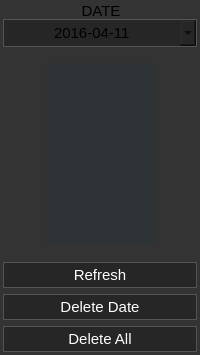
         <widget class="QGroupBox" name="imageDateGroupBox">
          <property name="minimumSize">
           <size>
            <width>150</width>
            <height>0</height>
           </size>
          </property>
          <property name="maximumSize">
           <size>
            <width>200</width>
            <height>16777215</height>
           </size>
          </property>
          <property name="font">
           <font>
            <pointsize>11</pointsize>
           </font>
          </property>
          <property name="styleSheet">
           <string notr="true">background-color: #333333;
border: 1px solid #333333;
border-top: 10px solid #333333;</string>
          </property>
          <property name="title">
           <string>DATE</string>
          </property>
          <property name="alignment">
           <set>Qt::AlignCenter</set>
          </property>
          <layout class="QGridLayout" name="gridLayout_8">
           <property name="leftMargin">
            <number>2</number>
           </property>
           <property name="topMargin">
            <number>9</number>
           </property>
           <property name="rightMargin">
            <number>2</number>
           </property>
           <property name="bottomMargin">
            <number>2</number>
           </property>
           <item row="8" column="0">
            <widget class="QPushButton" name="deleteAllSnapshotsButton">
             <property name="font">
              <font>
               <pointsize>11</pointsize>
              </font>
             </property>
             <property name="toolTip">
              <string>Delete All Snapshots</string>
             </property>
             <property name="styleSheet">
              <string notr="true">QPushButton {
	background-color: #262626;
	color: #ffffff;
	border: 1px solid #555555;
	padding: 3px;
}
QPushButton::pressed {
	background-color: #888888;
	color: #262626;
}</string>
             </property>
             <property name="text">
              <string>Delete All</string>
             </property>
             <property name="icon">
              <iconset>
               <normaloff>icons/delete_red.png</normaloff>icons/delete_red.png</iconset>
             </property>
            </widget>
           </item>
           <item row="6" column="0">
            <widget class="QPushButton" name="refreshSnapshotsButton">
             <property name="font">
              <font>
               <pointsize>11</pointsize>
              </font>
             </property>
             <property name="toolTip">
              <string>Refresh</string>
             </property>
             <property name="styleSheet">
              <string notr="true">QPushButton {
	background-color: #262626;
	color: #ffffff;
	border: 1px solid #555555;
	padding: 3px;
}
QPushButton::pressed {
	background-color: #888888;
	color: #262626;
}</string>
             </property>
             <property name="text">
              <string>Refresh</string>
             </property>
             <property name="icon">
              <iconset>
               <normaloff>icons/refresh.png</normaloff>icons/refresh.png</iconset>
             </property>
             <property name="autoDefault">
              <bool>false</bool>
             </property>
             <property name="default">
              <bool>false</bool>
             </property>
            </widget>
           </item>
           <item row="4" column="0" alignment="Qt::AlignHCenter">
            <widget class="QListWidget" name="imagesDateListWidget">
             <property name="minimumSize">
              <size>
               <width>110</width>
               <height>0</height>
              </size>
             </property>
             <property name="maximumSize">
              <size>
               <width>110</width>
               <height>16777215</height>
              </size>
             </property>
             <property name="font">
              <font>
               <pointsize>11</pointsize>
              </font>
             </property>
             <property name="styleSheet">
              <string notr="true">color: rgb(255, 255, 255);
background-color: rgb(46, 52, 54);</string>
             </property>
             <property name="frameShape">
              <enum>QFrame::NoFrame</enum>
             </property>
             <property name="frameShadow">
              <enum>QFrame::Plain</enum>
             </property>
             <property name="horizontalScrollBarPolicy">
              <enum>Qt::ScrollBarAlwaysOff</enum>
             </property>
             <property name="alternatingRowColors">
              <bool>false</bool>
             </property>
             <property name="gridSize">
              <size>
               <width>110</width>
               <height>25</height>
              </size>
             </property>
             <property name="viewMode">
              <enum>QListView::ListMode</enum>
             </property>
             <property name="uniformItemSizes">
              <bool>true</bool>
             </property>
             <property name="wordWrap">
              <bool>true</bool>
             </property>
             <property name="selectionRectVisible">
              <bool>true</bool>
             </property>
            </widget>
           </item>
           <item row="3" column="0">
            <widget class="QDateEdit" name="selectImageDateEdit">
             <property name="font">
              <font>
               <pointsize>11</pointsize>
              </font>
             </property>
             <property name="styleSheet">
              <string notr="true">QDateEdit {
	background-color: #262626;
	border: 1px solid #555555;
	padding: 3px;
}</string>
             </property>
             <property name="frame">
              <bool>true</bool>
             </property>
             <property name="alignment">
              <set>Qt::AlignCenter</set>
             </property>
             <property name="buttonSymbols">
              <enum>QAbstractSpinBox::PlusMinus</enum>
             </property>
             <property name="showGroupSeparator" stdset="0">
              <bool>false</bool>
             </property>
             <property name="displayFormat">
              <string>yyyy-MM-dd</string>
             </property>
             <property name="calendarPopup">
              <bool>true</bool>
             </property>
             <property name="timeSpec">
              <enum>Qt::LocalTime</enum>
             </property>
             <property name="date">
              <date>
               <year>2016</year>
               <month>4</month>
               <day>11</day>
              </date>
             </property>
            </widget>
           </item>
           <item row="7" column="0">
            <widget class="QPushButton" name="deleteDateSnapshotsButton">
             <property name="font">
              <font>
               <pointsize>11</pointsize>
              </font>
             </property>
             <property name="toolTip">
              <string>Delete All Snapshots For The Selected Date</string>
             </property>
             <property name="styleSheet">
              <string notr="true">QPushButton {
	background-color: #262626;
	color: #ffffff;
	border: 1px solid #555555;
	padding: 3px;
}
QPushButton::pressed {
	background-color: #888888;
	color: #262626;
}</string>
             </property>
             <property name="text">
              <string>Delete Date</string>
             </property>
             <property name="icon">
              <iconset>
               <normaloff>icons/delete.png</normaloff>icons/delete.png</iconset>
             </property>
            </widget>
           </item>
           <item row="5" column="0">
            <widget class="Line" name="line_3">
             <property name="minimumSize">
              <size>
               <width>0</width>
               <height>5</height>
              </size>
             </property>
             <property name="orientation">
              <enum>Qt::Horizontal</enum>
             </property>
            </widget>
           </item>
          </layout>
         </widget>
